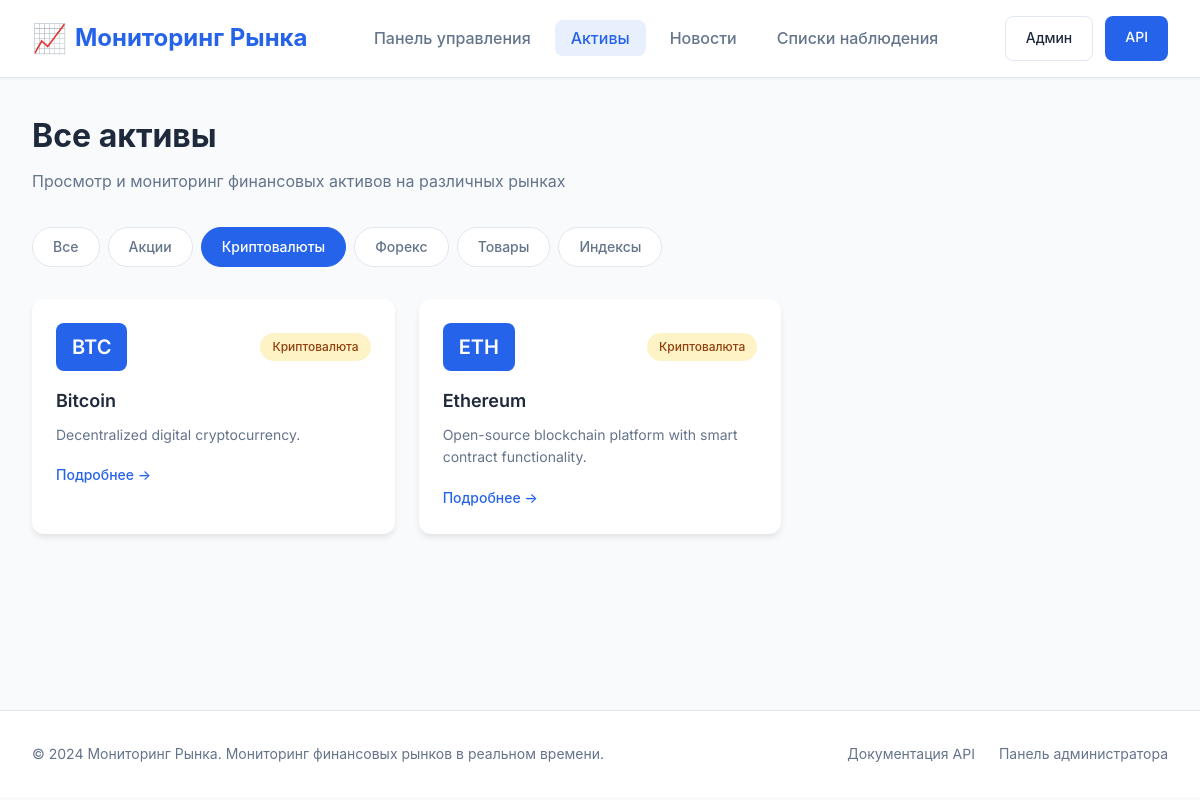
The page /assets/?type=CRYPTO on the database its author committed.
### markets/models.py (models this page shows, shortened)
class Asset(models.Model):
    ASSET_TYPES = [
        ('STOCK', 'Акция'),
        ('FOREX', 'Форекс'),
        ('CRYPTO', 'Криптовалюта'),
        ('COMMODITY', 'Товар'),
        ('INDEX', 'Индекс'),
    ]
    symbol = models.CharField(max_length=20, unique=True, verbose_name='Символ')
    name = models.CharField(max_length=200, verbose_name='Название')
    asset_type = models.CharField(max_length=20, choices=ASSET_TYPES, verbose_name='Тип актива')
    description = models.TextField(blank=True, verbose_name='Описание')
    created_at = models.DateTimeField(auto_now_add=True, verbose_name='Дата создания')
    updated_at = models.DateTimeField(auto_now=True, verbose_name='Дата обновления')
    class Meta:
        ordering = ['symbol']
        verbose_name = 'Актив'
        verbose_name_plural = 'Активы'

### markets/views.py (the view)
# urls.py: path('assets/', views.assets_list_view, name='assets-list'),
def assets_list_view(request):
    asset_type = request.GET.get('type', '')
    if asset_type:
        assets = Asset.objects.filter(asset_type=asset_type)
    else:
        assets = Asset.objects.all()
    return render(request, 'markets/assets.html', {
        'assets': assets,
        'page_title': 'Активы',
        'current_type': asset_type
    })

### templates/markets/assets.html
{% extends 'markets/base.html' %}
{% block content %}
<div class="assets-page">
    <div class="page-header">
        <h1>Все активы</h1>
        <p class="subtitle">Просмотр и мониторинг финансовых активов на различных рынках</p>
    </div>
    <div class="filter-tabs">
        <a href="{% url 'assets-list' %}" class="filter-tab {% if not current_type %}active{% endif %}">Все</a>
        <a href="?type=STOCK" class="filter-tab {% if current_type == 'STOCK' %}active{% endif %}">Акции</a>
        <a href="?type=CRYPTO" class="filter-tab {% if current_type == 'CRYPTO' %}active{% endif %}">Криптовалюты</a>
        <a href="?type=FOREX" class="filter-tab {% if current_type == 'FOREX' %}active{% endif %}">Форекс</a>
        <a href="?type=COMMODITY" class="filter-tab {% if current_type == 'COMMODITY' %}active{% endif %}">Товары</a>
        <a href="?type=INDEX" class="filter-tab {% if current_type == 'INDEX' %}active{% endif %}">Индексы</a>
    </div>
    <div class="assets-grid">
        {% for asset in assets %}
        <a href="{% url 'asset-detail' asset.symbol %}" class="asset-card">
            <div class="asset-header">
                <span class="symbol-badge large">{{ asset.symbol }}</span>
                <span class="type-tag type-{{ asset.asset_type|lower }}">{{ asset.get_asset_type_display }}</span>
            </div>
            <h3 class="asset-name">{{ asset.name }}</h3>
            <p class="asset-description">{{ asset.description|truncatewords:15|default:"Описание отсутствует" }}</p>
            <div class="asset-footer">
                <span class="view-details">Подробнее →</span>
            </div>
        </a>
        {% empty %}
        <div class="empty-state-large">
            <p>Активы не найдены. Добавьте активы через панель администратора.</p>
            <a href="/admin/" class="btn btn-primary">Перейти в админ-панель</a>
        </div>
        {% endfor %}
    </div>
</div>
{% endblock %}

### static/css/style.css (style rules this page uses)
:root { --primary-color: #2563eb; --primary-hover: #1d4ed8; --secondary-color: #64748b; --success-color: #10b981; --danger-color: #ef4444; --warning-color: #f59e0b; --background: #f8fafc; --surface: #ffffff; --text-primary: #1e293b; --text-secondary: #64748b; --border-color: #e2e8f0; --shadow-sm: 0 1px 2px rgba(0, 0, 0, 0.05); --shadow-md: 0 4px 6px -1px rgba(0, 0, 0, 0.1); --shadow-lg: 0 10px 15px -3px rgba(0, 0, 0, 0.1); --radius: 8px; --radius-lg: 12px; }
* { margin: 0; padding: 0; box-sizing: border-box; }
body { font-family: 'Inter', -apple-system, BlinkMacSystemFont, sans-serif; background: var(--background); color: var(--text-primary); line-height: 1.6; }
.page-header { margin-bottom: 2rem; }
.page-header h1 { font-size: 2rem; font-weight: 700; margin-bottom: 0.5rem; }
.subtitle { color: var(--text-secondary); font-size: 1rem; }
.symbol-badge { display: inline-block; padding: 0.25rem 0.75rem; background: var(--primary-color); color: white; border-radius: var(--radius); font-weight: 600; font-size: 0.875rem; }
.symbol-badge.large { font-size: 1.25rem; padding: 0.5rem 1rem; }
.type-tag { display: inline-block; padding: 0.25rem 0.75rem; border-radius: 9999px; font-size: 0.75rem; font-weight: 500; }
.type-crypto { background: #fef3c7; color: #92400e; }
.assets-grid { display: grid; grid-template-columns: repeat(auto-fill, minmax(280px, 1fr)); gap: 1.5rem; }
.asset-card { background: var(--surface); border-radius: var(--radius-lg); padding: 1.5rem; text-decoration: none; color: inherit; box-shadow: var(--shadow-md); transition: transform 0.2s, box-shadow 0.2s; }
.asset-header { display: flex; justify-content: space-between; align-items: center; margin-bottom: 1rem; }
.asset-name { font-size: 1.125rem; font-weight: 600; margin-bottom: 0.5rem; }
.asset-description { color: var(--text-secondary); font-size: 0.875rem; margin-bottom: 1rem; }
.asset-footer { margin-top: 1rem; }
.view-details { color: var(--primary-color); font-weight: 500; font-size: 0.875rem; }
.filter-tabs { display: flex; gap: 0.5rem; margin-bottom: 2rem; flex-wrap: wrap; }
.filter-tab { padding: 0.5rem 1.25rem; background: var(--surface); border: 1px solid var(--border-color); border-radius: 9999px; text-decoration: none; color: var(--text-secondary); font-weight: 500; font-size: 0.875rem; transition: all 0.2s; }
.filter-tab:hover, .filter-tab.active { background: var(--primary-color); border-color: var(--primary-color); color: white; }

### rows shown on the page
Asset: symbol "BTC", asset_type "Криптовалюта", name "Bitcoin", description "Decentralized digital cryptocurrency."
Asset: symbol "ETH", asset_type "Криптовалюта", name "Ethereum", description "Open-source blockchain platform with smart contract functionality."
